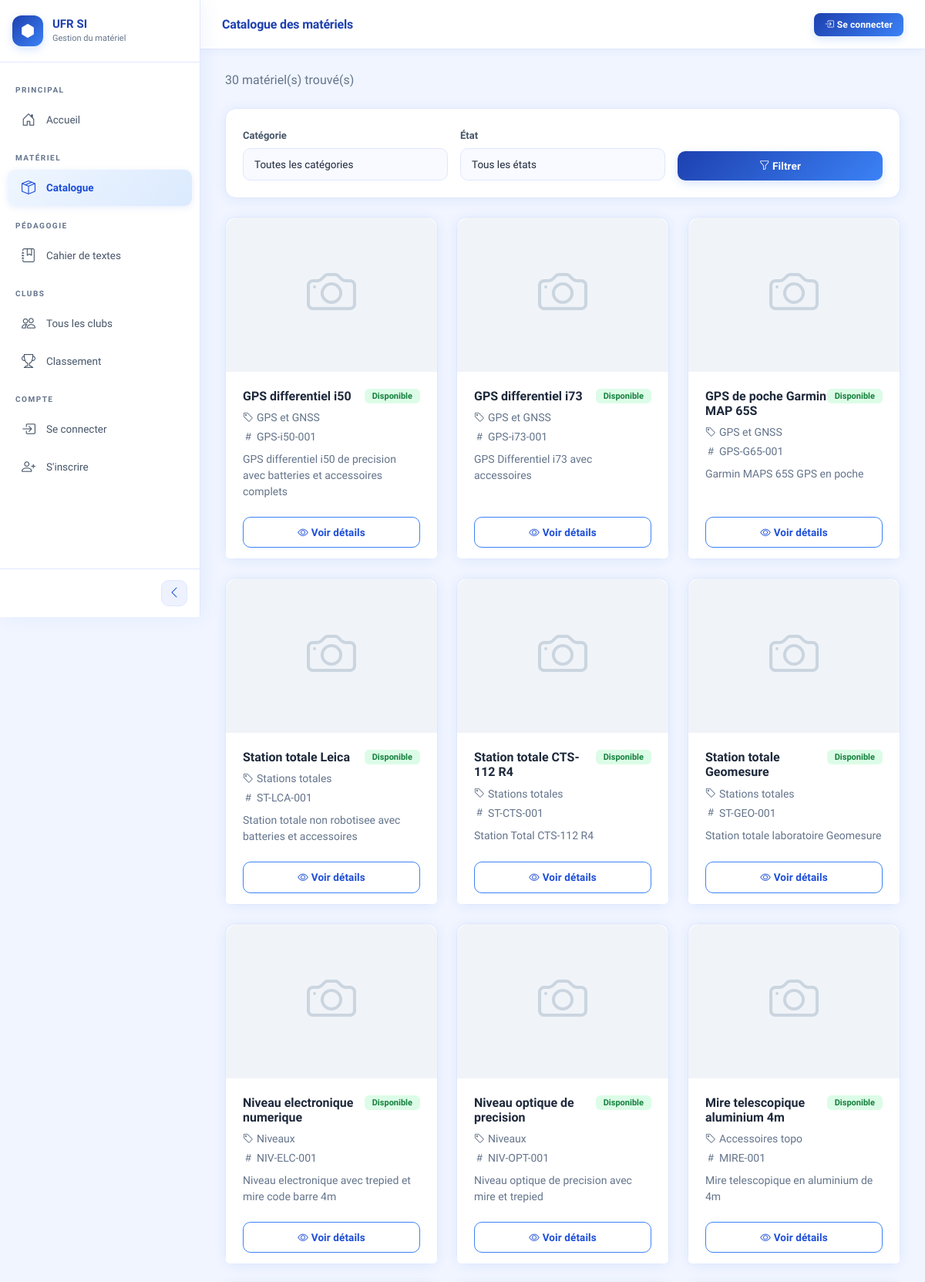
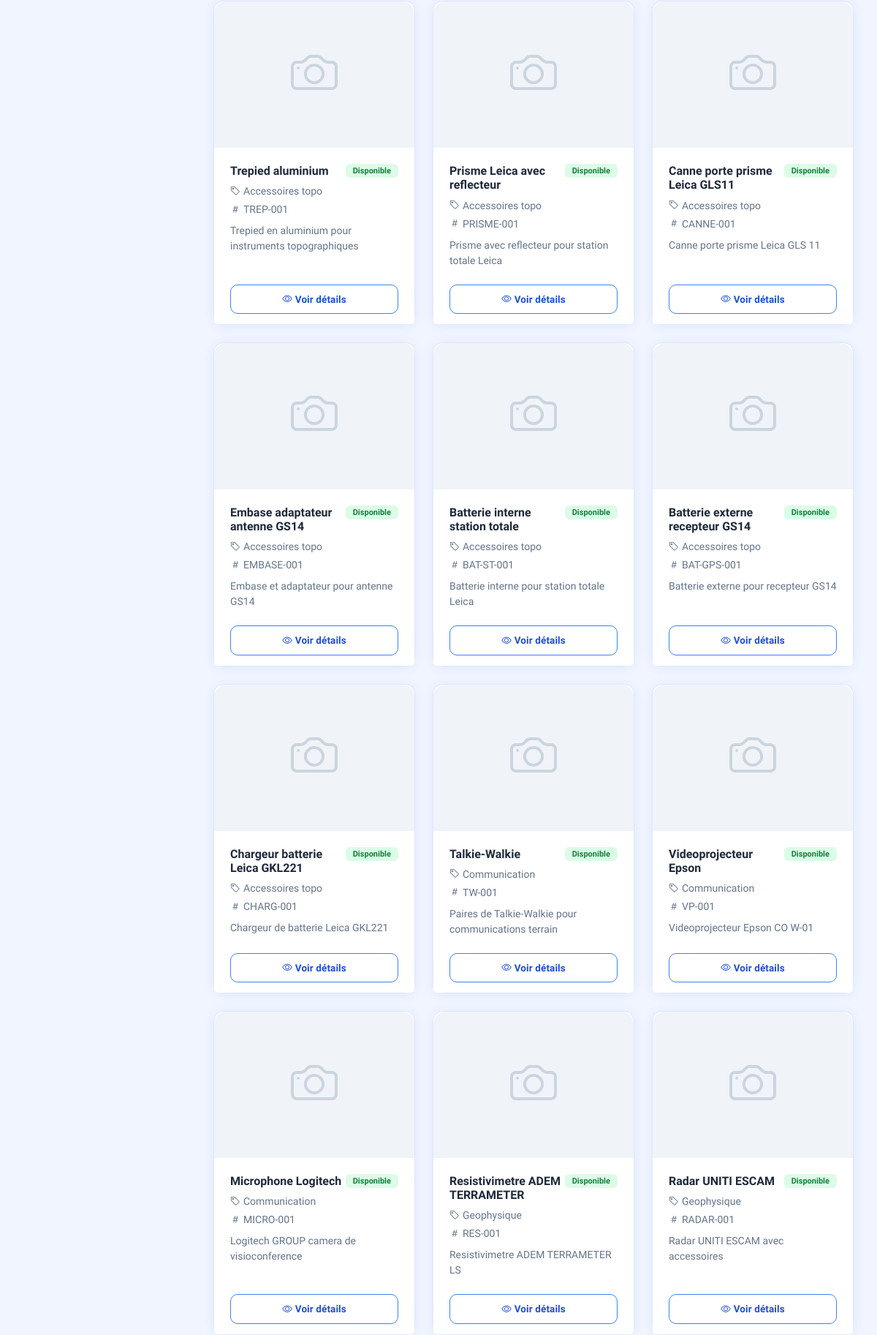
/materiel/ (upper part), run on the app's committed database (2 pictures, top to bottom).
### materiel/models.py (models this page shows, shortened)
class Materiel(models.Model):
    ETATS = [
        ('disponible', 'Disponible'),
        ('emprunte', 'Emprunté'),
        ('maintenance', 'En maintenance'),
        ('hors_service', 'Hors service'),
    ]
    nom = models.CharField(max_length=200)
    categorie = models.ForeignKey(
        Categorie,
        on_delete=models.SET_NULL,
        null=True,
        related_name='materiels'
    )
    numero_serie = models.CharField(max_length=100, unique=True)
    etat = models.CharField(max_length=20, choices=ETATS, default='disponible')
    photo = models.ImageField(upload_to='materiels/photos/', blank=True)
    description = models.TextField(blank=True)
    date_acquisition = models.DateField(null=True, blank=True)
    code_qr = models.ImageField(upload_to='materiels/qrcodes/', blank=True)
    quantite_stock = models.IntegerField(default=1, verbose_name='Quantité en stock')
    quantite_disponible = models.IntegerField(default=1, verbose_name='Quantité disponible')

class Categorie(models.Model):
    libelle = models.CharField(max_length=100)
    description = models.TextField(blank=True)
    def __str__(self):
        return self.libelle

### materiel/views.py (the view)
# urls.py: path('', views.liste_materiels, name='liste_materiels'),
def liste_materiels(request):
    materiels = Materiel.objects.all()
    categories = Categorie.objects.all()
    categorie_id = request.GET.get('categorie')
    etat = request.GET.get('etat')
    if categorie_id:
        materiels = materiels.filter(categorie_id=categorie_id)
    if etat:
        materiels = materiels.filter(etat=etat)
    contexte = {
        'materiels': materiels,
        'categories': categories,
        'etat_filtre': etat,
    }
    return render(request, 'materiel/liste_materiels.html', contexte)

### templates/materiel/liste_materiels.html (shortened to what this page needs)
{% extends 'base.html' %}
{% block page_titre %}Catalogue des matériels{% endblock %}
{% block contenu %}
<div class="d-flex justify-content-between align-items-center mb-4">
  <p class="text-muted mb-0">{{ materiels.count }} matériel(s) trouvé(s)</p>
</div>
<div class="card mb-4">
  <div class="card-body">
    <form method="get" class="row g-3 align-items-end">
      <div class="col-md-4">
        <label class="form-label">Catégorie</label>
        <select name="categorie" class="form-select">
          <option value="">Toutes les catégories</option>
        </select>
      </div>
      <div class="col-md-4">
        <label class="form-label">État</label>
        <select name="etat" class="form-select">
          <option value="">Tous les états</option>
        </select>
      </div>
      <div class="col-md-4">
        <button type="submit" class="btn btn-primary w-100">
          <i class="bi bi-funnel"></i> Filtrer
        </button>
      </div>
    </form>
  </div>
</div>
<div class="row g-4">
  {% for materiel in materiels %}
  <div class="col-md-4">
    <div class="card h-100" style="transition: transform 0.2s;"
         onmouseover="this.style.transform='translateY(-4px)'"
         onmouseout="this.style.transform='translateY(0)'">
      {% if materiel.photo %}
      <img src="{{ materiel.photo.url }}" class="card-img-top"
           style="height:200px; object-fit:cover; border-radius:16px 16px 0 0;">
      {% else %}
      <div class="d-flex align-items-center justify-content-center"
           style="height:200px; background:#f0f4f8; border-radius:16px 16px 0 0;">
        <i class="bi bi-camera display-3" style="color:#cbd5e0;"></i>
      </div>
      {% endif %}
      <div class="card-body">
        <div class="d-flex justify-content-between align-items-start mb-2">
          <h6 class="card-title mb-0 fw-bold">{{ materiel.nom }}</h6>
          {% if materiel.etat == 'disponible' %}
            <span class="badge bg-success">Disponible</span>
          {% elif materiel.etat == 'emprunte' %}
            <span class="badge bg-warning text-dark">Emprunté</span>
          {% elif materiel.etat == 'maintenance' %}
            <span class="badge bg-danger">Maintenance</span>
          {% else %}
            <span class="badge bg-secondary">Hors service</span>
          {% endif %}
        </div>
        <p class="text-muted small mb-1">
          <i class="bi bi-tag me-1"></i>{{ materiel.categorie }}
        </p>
        <p class="text-muted small mb-2">
          <i class="bi bi-hash me-1"></i>{{ materiel.numero_serie }}
        </p>
        <p class="card-text small text-muted">
          {{ materiel.description|truncatechars:80 }}
        </p>
      </div>
      <div class="card-footer bg-white border-0 pt-0">
        <a href="{% url 'detail_materiel' materiel.id %}"
           class="btn btn-outline-primary w-100">
          <i class="bi bi-eye me-1"></i>Voir détails
        </a>
      </div>
    </div>
  </div>
  {% endfor %}
</div>
{% endblock %}

### static/css/style.css (style rules this page uses)
:root { --primary: #1d4ed8; --primary-light: #3b82f6; --primary-lighter: #60a5fa; --primary-dark: #1e40af; --primary-glow: rgba(59, 130, 246, 0.2); --accent: #f59e0b; --success: #16a34a; --danger: #dc2626; --warning: #d97706; --info: #0891b2; --bg: #f0f5ff; --bg-2: #ffffff; --surface: #f8faff; --surface-hover: #eef2ff; --border: #e0e7ff; --border-strong: #c7d2fe; --text: #1e293b; --text-muted: #64748b; --text-soft: #475569; --sidebar-width: 260px; --sidebar-collapsed: 72px; --topbar-height: 64px; --radius: 14px; --radius-sm: 10px; --radius-lg: 20px; --shadow: 0 2px 16px rgba(29, 78, 216, 0.08); --shadow-md: 0 4px 24px rgba(29, 78, 216, 0.12); --transition: all 0.25s cubic-bezier(0.4, 0, 0.2, 1); }
*, *::before, *::after { margin: 0; padding: 0; box-sizing: border-box; }
html { scroll-behavior: smooth; }
body { font-family: 'Plus Jakarta Sans', sans-serif; background: var(--bg); color: var(--text); overflow-x: hidden; }
.card { background: var(--bg-2); border: 1.5px solid var(--border); border-radius: var(--radius); box-shadow: var(--shadow); transition: var(--transition); color: var(--text); }
.card-body { padding: 22px; }
.card-footer { background: var(--surface); border-top: 1.5px solid var(--border); padding: 14px 22px; }
.btn { font-family: 'Plus Jakarta Sans', sans-serif; font-weight: 600; border-radius: var(--radius-sm); padding: 9px 20px; font-size: 13.5px; transition: var(--transition); letter-spacing: 0.1px; }
.btn-primary { background: linear-gradient(135deg, var(--primary-dark), var(--primary-light)); border: none; color: white; box-shadow: 0 4px 12px var(--primary-glow); }
.btn-outline-primary { border: 1.5px solid var(--primary-light); color: var(--primary); background: transparent; }
.badge { border-radius: 6px; padding: 4px 10px; font-weight: 600; font-size: 11px; }
.bg-success { background: #dcfce7 !important; color: #15803d !important; }
.form-control, .form-select { background: var(--surface); border: 1.5px solid var(--border); border-radius: var(--radius-sm); padding: 10px 14px; font-size: 13.5px; font-family: 'Plus Jakarta Sans', sans-serif; color: var(--text); transition: var(--transition); }
.form-label { font-weight: 600; font-size: 13px; color: var(--text-soft); margin-bottom: 6px; }
.text-muted { color: var(--text-muted) !important; }

### data on the page
Materiel: nom "GPS differentiel i50", etat "Disponible", categorie "GPS et GNSS", numero_serie "GPS-i50-001", description "GPS differentiel i50 de precision avec batteries et accessoires complets"
Materiel: nom "GPS differentiel i73", etat "Disponible", categorie "GPS et GNSS", numero_serie "GPS-i73-001", description "GPS Differentiel i73 avec accessoires"
Materiel: nom "GPS de poche Garmin MAP 65S", etat "Disponible", categorie "GPS et GNSS", numero_serie "GPS-G65-001", description "Garmin MAPS 65S GPS en poche"
Materiel: nom "Station totale Leica", etat "Disponible", categorie "Stations totales", numero_serie "ST-LCA-001", description "Station totale non robotisee avec batteries et accessoires"
Materiel: nom "Station totale CTS-112 R4", etat "Disponible", categorie "Stations totales", numero_serie "ST-CTS-001", description "Station Total CTS-112 R4"
Materiel: nom "Station totale Geomesure", etat "Disponible", categorie "Stations totales", numero_serie "ST-GEO-001", description "Station totale laboratoire Geomesure"
Materiel: nom "Niveau electronique numerique", etat "Disponible", categorie "Niveaux", numero_serie "NIV-ELC-001", description "Niveau electronique avec trepied et mire code barre 4m"
Materiel: nom "Niveau optique de precision", etat "Disponible", categorie "Niveaux", numero_serie "NIV-OPT-001", description "Niveau optique de precision avec mire et trepied"
Materiel: nom "Mire telescopique aluminium 4m", etat "Disponible", categorie "Accessoires topo", numero_serie "MIRE-001", description "Mire telescopique en aluminium de 4m"
Materiel: nom "Trepied aluminium", etat "Disponible", categorie "Accessoires topo", numero_serie "TREP-001", description "Trepied en aluminium pour instruments topographiques"
Materiel: nom "Prisme Leica avec reflecteur", etat "Disponible", categorie "Accessoires topo", numero_serie "PRISME-001", description "Prisme avec reflecteur pour station totale Leica"
Materiel: nom "Canne porte prisme Leica GLS11", etat "Disponible", categorie "Accessoires topo", numero_serie "CANNE-001", description "Canne porte prisme Leica GLS 11"
Materiel: nom "Embase adaptateur antenne GS14", etat "Disponible", categorie "Accessoires topo", numero_serie "EMBASE-001", description "Embase et adaptateur pour antenne GS14"
Materiel: nom "Batterie interne station totale", etat "Disponible", categorie "Accessoires topo", numero_serie "BAT-ST-001", description "Batterie interne pour station totale Leica"
Materiel: nom "Batterie externe recepteur GS14", etat "Disponible", categorie "Accessoires topo", numero_serie "BAT-GPS-001", description "Batterie externe pour recepteur GS14"
Materiel: nom "Chargeur batterie Leica GKL221", etat "Disponible", categorie "Accessoires topo", numero_serie "CHARG-001", description "Chargeur de batterie Leica GKL221"
Materiel: nom "Talkie-Walkie", etat "Disponible", categorie "Communication", numero_serie "TW-001", description "Paires de Talkie-Walkie pour communications terrain"
Materiel: nom "Videoprojecteur Epson", etat "Disponible", categorie "Communication", numero_serie "VP-001", description "Videoprojecteur Epson CO W-01"
Materiel: nom "Microphone Logitech", etat "Disponible", categorie "Communication", numero_serie "MICRO-001", description "Logitech GROUP camera de visioconference"
Materiel: nom "Resistivimetre ADEM TERRAMETER", etat "Disponible", categorie "Geophysique", numero_serie "RES-001", description "Resistivimetre ADEM TERRAMETER LS"
Materiel: nom "Radar UNITI ESCAM", etat "Disponible", categorie "Geophysique", numero_serie "RADAR-001", description "Radar UNITI ESCAM avec accessoires"

### other printed values
{{ materiels.count }} "30"
